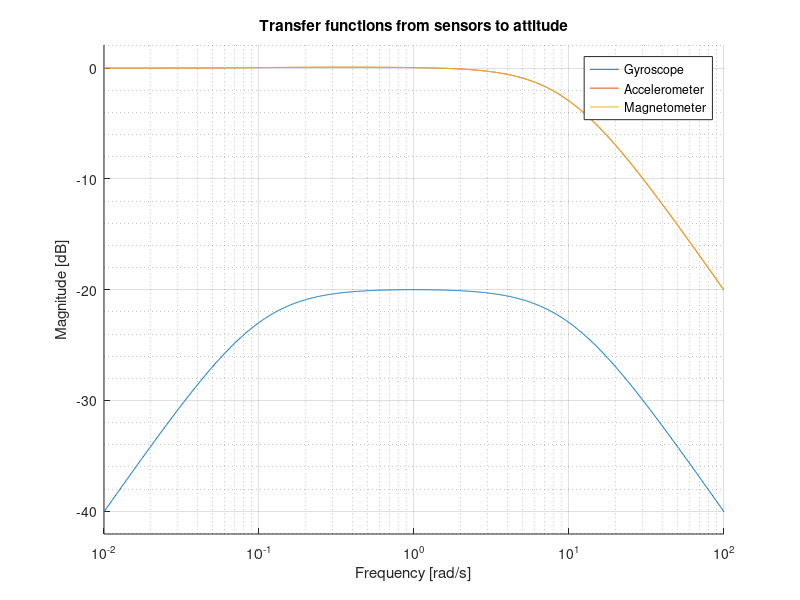

Write the MATLAB code that produced this figure.
%%%%%%%%%%%%%%%%%%%%%%%%%%%%%%%%%%%%%%%
% Attitude Estimator - Run Filters    %
% Author: M. Giurato                  %
% Date: 19/07/12                      %
%%%%%%%%%%%%%%%%%%%%%%%%%%%%%%%%%%%%%%%

close all
clearvars
clc

%% Parameters
ts = 0.01;                

%Tuning
Kacc = 2; 
Kmag = 2;
Kp = 10;
Ki = 1;

%% Dynamical model
%Roll and Pitch angles use the accelerometer measurement
AArp = [-Kp*Kacc/2 -1 ;
            Ki      0];
BBrp = [1  Kp*Kacc/2 ;
        0    -Ki    ];
CCrp = eye(2);
DDrp = zeros(2);

states = {'Theta_{hat}' 'b_{hat}'};
inputs = {'gyro' 'acc'};
outputs = {'Theta_{hat}' 'b_{hat}'};

% MahRP_ss = ss(AArp,BBrp,CCrp,DDrp,'statename',states,'inputname',inputs,'outputname',outputs);
MahRP_ss = ss(AArp,BBrp,CCrp,DDrp);
MahRP_tf = tf(MahRP_ss);

theta_tfgyro = MahRP_tf(1,1);
theta_tfacc = MahRP_tf(1,2);

%Yaw angle uses the magnetometer measurement
AAy = [-Kp*Kmag/2 -1 ;
           Ki      0];
BBy = [1  Kp*Kmag/2 ;
       0    -Ki    ];
CCy = eye(2);
DDy = zeros(2);

states = {'Theta_{hat}' 'b_{hat}'};
inputs = {'gyro' 'mag'};
outputs = {'Theta_{hat}' 'b_{hat}'};

% MahY_ss = ss(AAy,BBy,CCy,DDy,'statename',states,'inputname',inputs,'outputname',outputs);
MahY_ss = ss(AAy,BBy,CCy,DDy);
MahY_tf = tf(MahY_ss);

theta_tfmag = MahY_tf(1,2);

%% Plot results
figure
hold on
bodemag(theta_tfgyro)
bodemag(theta_tfacc)
bodemag(theta_tfmag)
title('Transfer functions from sensors to attitude')
legend('Gyroscope','Accelerometer','Magnetometer')
xlim([1e-2 1e2])
grid minor
hold off